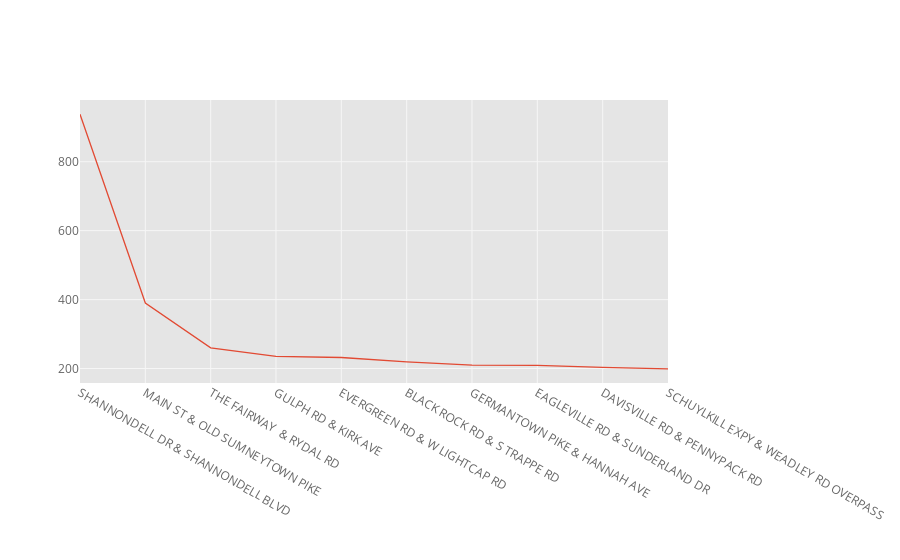

Notebook cell for this chart:
### Code cell
plt.figure(figsize=(15,4))
df['addr'].value_counts().head(10).iplot()
plt.tight_layout()

### Figure 1 — Plotly figure (JSON) as saved in the notebook; plotly's stock layout.template omitted (floating-point values rounded to 4 significant figures)
{"data": [{"line": {"color": "rgba(226, 74, 51, 1.0)", "dash": "solid", "shape": "linear", "width": 1.3}, "mode": "lines", "name": "addr", "text": "", "type": "scatter", "x": ["SHANNONDELL DR & SHANNONDELL BLVD", "MAIN ST & OLD SUMNEYTOWN PIKE", "THE FAIRWAY  & RYDAL RD", "GULPH RD & KIRK AVE", "EVERGREEN RD & W LIGHTCAP RD", "BLACK ROCK RD & S TRAPPE RD", "GERMANTOWN PIKE & HANNAH AVE", "EAGLEVILLE RD & SUNDERLAND DR", "DAVISVILLE RD & PENNYPACK RD", "SCHUYLKILL EXPY & WEADLEY RD OVERPASS"], "y": [938, 390, 260, 235, 232, 219, 210, 209, 203, 199]}], "layout": {"legend": {"bgcolor": "#FFFFFF", "font": {"color": "#666666"}}, "paper_bgcolor": "#FFFFFF", "plot_bgcolor": "#E5E5E5", "title": {"font": {"color": "#151516"}}, "xaxis": {"gridcolor": "#F6F6F6", "showgrid": true, "tickfont": {"color": "#666666"}, "title": {"font": {"color": "#666666"}, "text": ""}, "zerolinecolor": "#F6F6F6"}, "yaxis": {"gridcolor": "#F6F6F6", "showgrid": true, "tickfont": {"color": "#666666"}, "title": {"font": {"color": "#666666"}, "text": ""}, "zerolinecolor": "#F6F6F6"}}}
